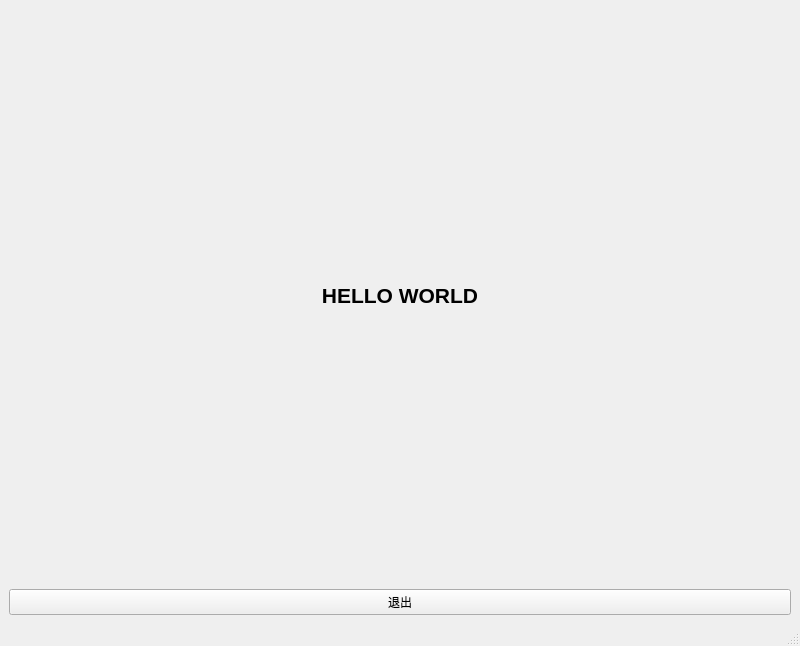
<?xml version="1.0" encoding="UTF-8"?>
<ui version="4.0">
 <class>MainWindow</class>
 <widget class="QMainWindow" name="MainWindow">
  <property name="geometry">
   <rect>
    <x>0</x>
    <y>0</y>
    <width>800</width>
    <height>646</height>
   </rect>
  </property>
  <property name="windowTitle">
   <string>MainWindow</string>
  </property>
  <widget class="QWidget" name="centralwidget">
   <layout class="QVBoxLayout" name="verticalLayout">
    <item>
     <widget class="QLabel" name="DemoLabel">
      <property name="text">
       <string>&lt;html&gt;&lt;head/&gt;&lt;body&gt;&lt;p align=&quot;center&quot;&gt;&lt;span style=&quot; font-size:16pt; font-weight:600;&quot;&gt;HELLO WORLD&lt;/span&gt;&lt;/p&gt;&lt;/body&gt;&lt;/html&gt;</string>
      </property>
     </widget>
    </item>
    <item>
     <widget class="QPushButton" name="btnClose">
      <property name="text">
       <string>退出</string>
      </property>
     </widget>
    </item>
   </layout>
  </widget>
  <widget class="QMenuBar" name="menubar">
   <property name="geometry">
    <rect>
     <x>0</x>
     <y>0</y>
     <width>800</width>
     <height>22</height>
    </rect>
   </property>
  </widget>
  <widget class="QStatusBar" name="statusbar"/>
 </widget>
 <resources/>
 <connections>
  <connection>
   <sender>btnClose</sender>
   <signal>clicked()</signal>
   <receiver>MainWindow</receiver>
   <slot>close()</slot>
   <hints>
    <hint type="sourcelabel">
     <x>399</x>
     <y>542</y>
    </hint>
    <hint type="destinationlabel">
     <x>399</x>
     <y>291</y>
    </hint>
   </hints>
  </connection>
 </connections>
</ui>
